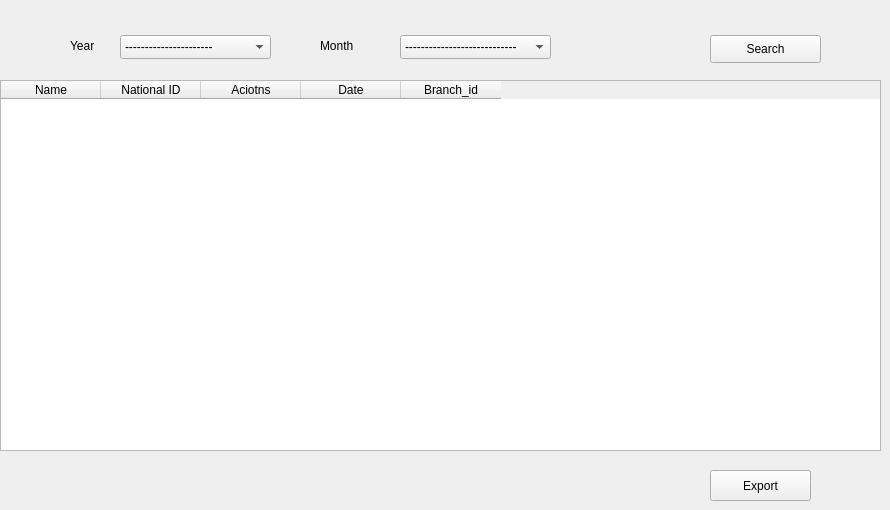
      <widget class="QWidget" name="tab_30">
       <attribute name="title">
        <string>Employee</string>
       </attribute>
       <widget class="QPushButton" name="pushButton_43">
        <property name="geometry">
         <rect>
          <x>710</x>
          <y>35</y>
          <width>111</width>
          <height>28</height>
         </rect>
        </property>
        <property name="text">
         <string>Search</string>
        </property>
       </widget>
       <widget class="QLabel" name="label_67">
        <property name="geometry">
         <rect>
          <x>70</x>
          <y>30</y>
          <width>58</width>
          <height>31</height>
         </rect>
        </property>
        <property name="text">
         <string>Year</string>
        </property>
       </widget>
       <widget class="QLabel" name="label_68">
        <property name="geometry">
         <rect>
          <x>320</x>
          <y>30</y>
          <width>58</width>
          <height>31</height>
         </rect>
        </property>
        <property name="text">
         <string>Month</string>
        </property>
       </widget>
       <widget class="QComboBox" name="comboBox_31">
        <property name="geometry">
         <rect>
          <x>120</x>
          <y>35</y>
          <width>151</width>
          <height>24</height>
         </rect>
        </property>
        <item>
         <property name="text">
          <string>----------------------</string>
         </property>
        </item>
       </widget>
       <widget class="QComboBox" name="comboBox_32">
        <property name="geometry">
         <rect>
          <x>400</x>
          <y>35</y>
          <width>151</width>
          <height>24</height>
         </rect>
        </property>
        <item>
         <property name="text">
          <string>----------------------------</string>
         </property>
        </item>
       </widget>
       <widget class="QPushButton" name="pushButton_51">
        <property name="geometry">
         <rect>
          <x>710</x>
          <y>470</y>
          <width>101</width>
          <height>31</height>
         </rect>
        </property>
        <property name="text">
         <string>Export</string>
        </property>
       </widget>
       <widget class="QTableWidget" name="tableWidget_10">
        <property name="geometry">
         <rect>
          <x>0</x>
          <y>80</y>
          <width>881</width>
          <height>371</height>
         </rect>
        </property>
        <column>
         <property name="text">
          <string>Name</string>
         </property>
        </column>
        <column>
         <property name="text">
          <string>National ID</string>
         </property>
        </column>
        <column>
         <property name="text">
          <string>Aciotns</string>
         </property>
        </column>
        <column>
         <property name="text">
          <string>Date</string>
         </property>
        </column>
        <column>
         <property name="text">
          <string>Branch_id</string>
         </property>
        </column>
       </widget>
      </widget>
